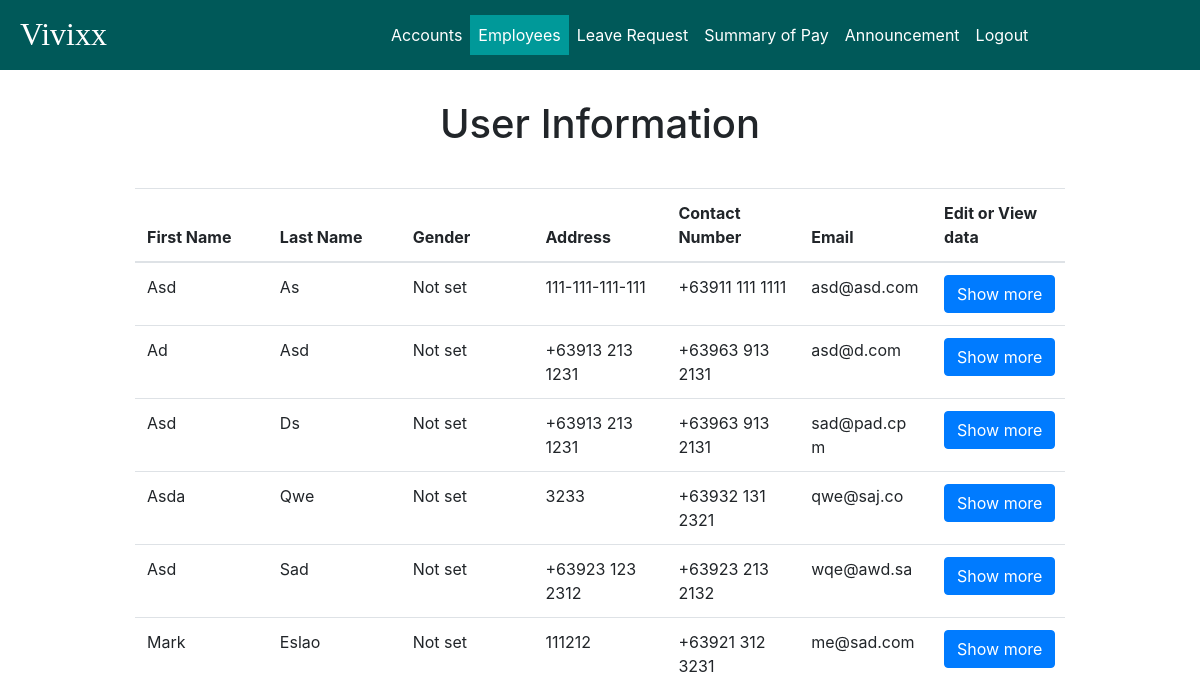
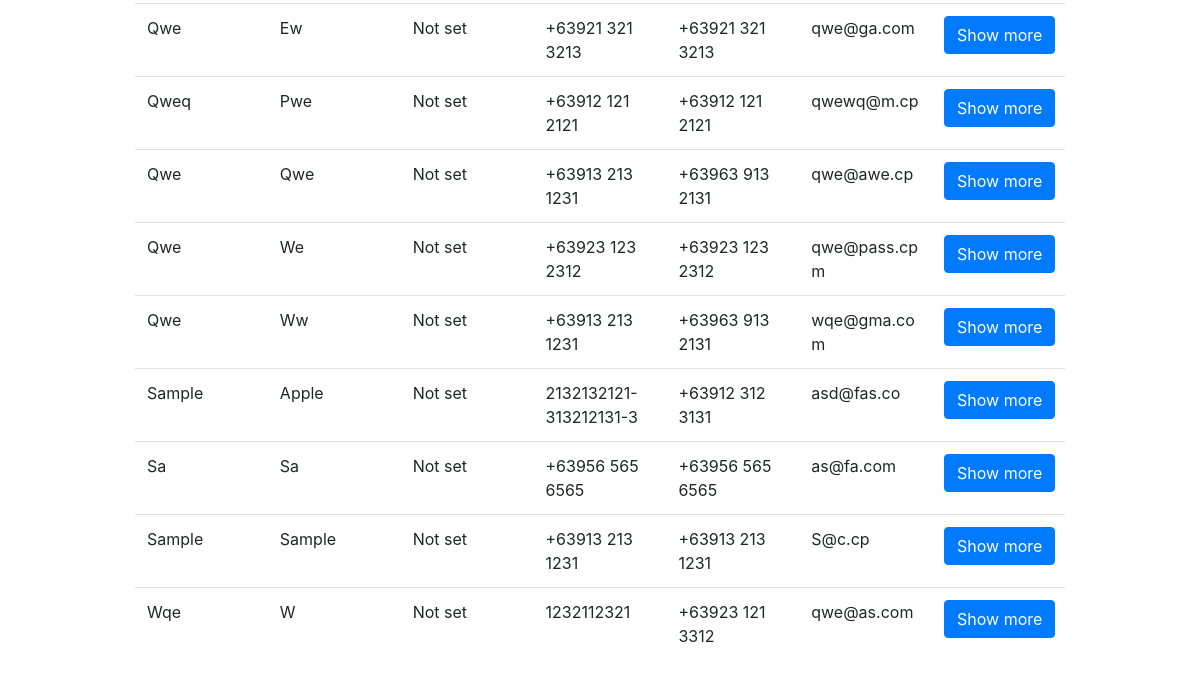
The app's page /admin/user_information/user_information.php (signed in), older data (2 pictures, top to bottom).
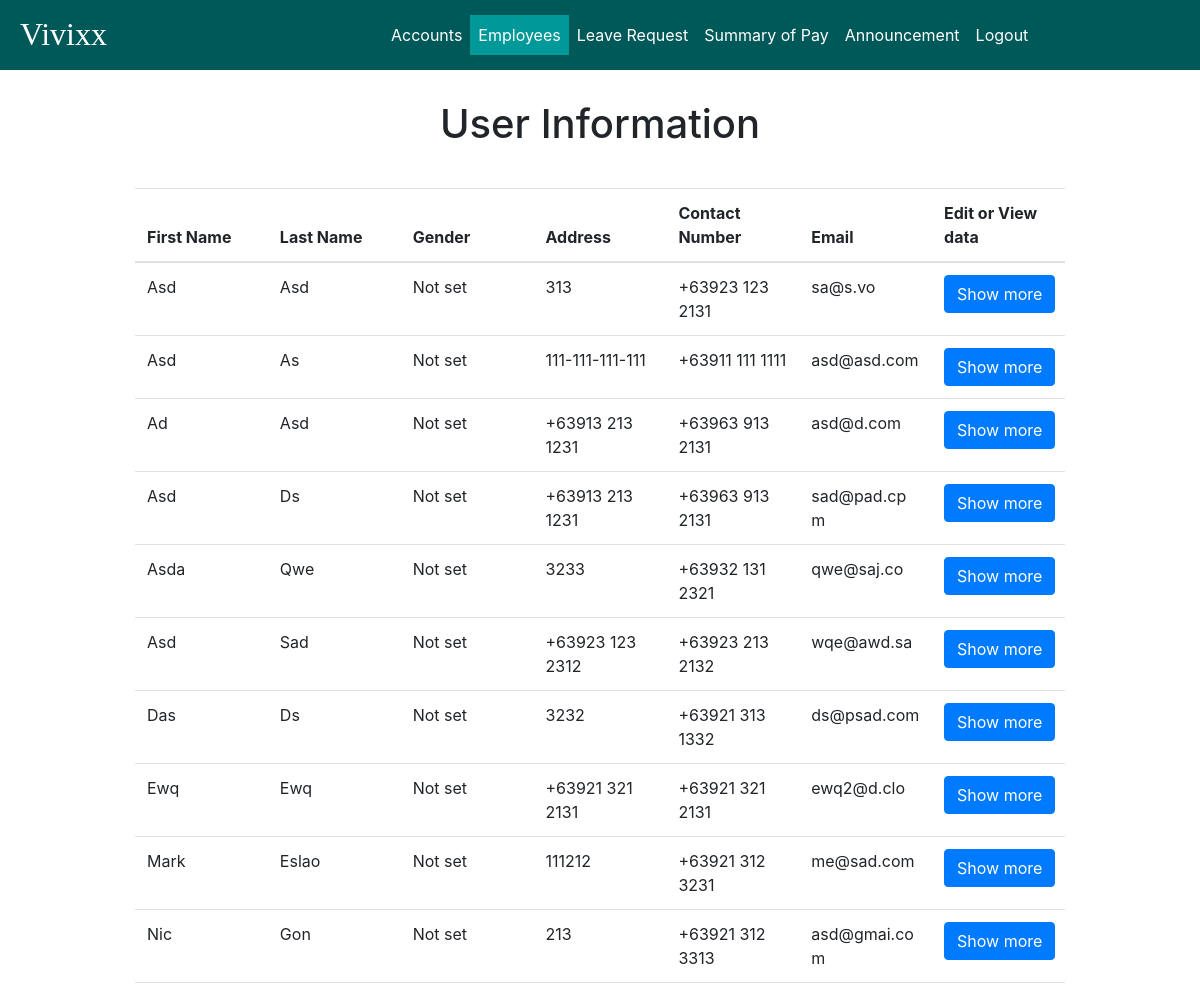
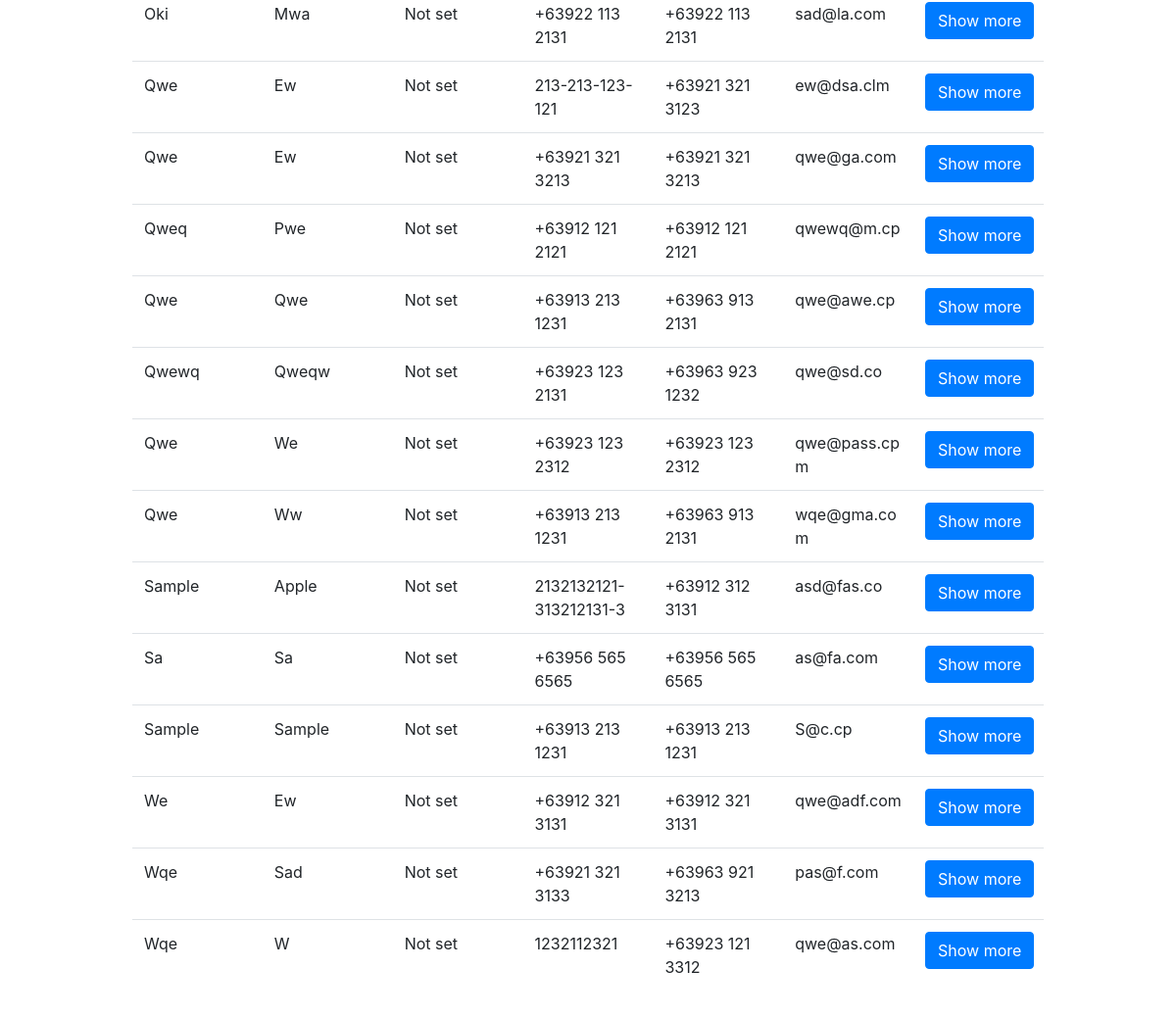
The same page, newer data (2 pictures, top to bottom).
### tables this page shows
CREATE TABLE `user_info` (
  `user_id` int(11) NOT NULL,
  `prof_image` mediumblob,
  `signature` mediumblob,
  `first_name` varchar(45) DEFAULT NULL,
  `middle_name` varchar(45) DEFAULT NULL,
  `last_name` varchar(45) DEFAULT NULL,
  `birth_date` date DEFAULT NULL,
  `birth_place` varchar(45) DEFAULT NULL,
  `contact_number` varchar(45) DEFAULT NULL,
  `facebook_link` varchar(100) DEFAULT NULL,
  `gender` varchar(45) DEFAULT NULL,
  `height` varchar(45) DEFAULT NULL,
  `weight` int(3) DEFAULT NULL,
  `blood_type` enum('o','a','b','ab') DEFAULT NULL,
  `residential_address` varchar(45) DEFAULT NULL,
  `residential_zip` int(4) DEFAULT NULL,
  `residential_tel_no` varchar(45) DEFAULT NULL,
  `permanent_address` varchar(45) DEFAULT NULL,
  `permanent_zip` int(4) DEFAULT NULL,
  `permanent_tel_no` varchar(45) DEFAULT NULL,
  `citizenship` varchar(45) DEFAULT NULL,
  `civil_status` varchar(45) DEFAULT NULL,
  `sss_no` varchar(45) DEFAULT NULL,
  `tin` varchar(45) DEFAULT NULL,
  `philhealth_no` varchar(45) DEFAULT NULL,
  `pagibig_id_no` varchar(45) DEFAULT NULL,
  PRIMARY KEY (`user_id`),
  UNIQUE KEY `user_id_UNIQUE` (`user_id`),
  CONSTRAINT `user_id` FOREIGN KEY (`user_id`) REFERENCES `user` (`user_id`) ON DELETE CASCADE ON UPDATE CASCADE
);

CREATE TABLE `user` (
  `username` varchar(45) NOT NULL,
  `user_id` int(11) NOT NULL AUTO_INCREMENT,
  `email` varchar(45) NOT NULL,
  `password` varchar(255) NOT NULL,
  `date_registered` date NOT NULL,
  `status` enum('enabled','disabled') DEFAULT 'enabled',
  `type` enum('admin','user') DEFAULT 'user',
  PRIMARY KEY (`username`),
  UNIQUE KEY `user_id_UNIQUE` (`user_id`),
  UNIQUE KEY `username_UNIQUE` (`username`)
);

### admin/user_information/user_information.php (the view, shortened to what this page needs)
<!DOCTYPE html>
<html>
<head>
	<link rel="stylesheet" href="../../style/bootstrap/bootstrap.min.css">
	<link type="text/css" rel="stylesheet" href="../style/style.css" media="screen, projection">
    <link rel="stylesheet" href="../style/datatables.css">
</head>
<body>
	<div id="wrapper">
		<nav class="navbar fixed-top navbar-expand-lg navbar-dark" id="navigation-bar">
			<a href="../accounts/accounts_status.php" class="navbar-brand">Vivixx</a>
			<div class="collapse navbar-collapse" id="navbar-content">
				<ul class="navbar-nav">
					<li class="nav-item">
						<a class="nav-link" href="../accounts/accounts_status.php">Accounts</a>
					</li>
					<li class="nav-item active">
						<a class="nav-link" href="../user_information/user_information.php">Employees</a>
					</li>
					<li class="nav-item">
						<a class="nav-link" href="../leave_request/leave_requests.php">Leave Request</a>
					</li>
					<li class="nav-item">
						<a class="nav-link" href="../payslip.php">Summary of Pay</a>
					</li>
					<li class="nav-item">
						<a class="nav-link" href="../announcements/announcement.php">Announcement</a>
					</li>
					<li class="nav-item">
						<a class="nav-link logout" href="../utilities/logout.php">Logout</a>
					</li>
				</ul>
			</div>
		</nav>
		<div class="user-content container-fluid">
			<div class="text-center">
				<h1>User Information</h1>
			</div>
			<div style="margin: 5vh 15vh;">
				<table class="table" id="table">
					<thead>
						<tr>
							<th>First Name</th>
							<th>Last Name</th>
							<th>Gender</th>
							<th>Address</th>
							<th>Contact Number</th>
							<th>Email</th>
							<th>Edit or View data</th>
						</tr>
					</thead>
					<?php
					include '../../utilities/session.php';
					$sql = "SELECT * FROM user_info NATURAL JOIN user WHERE type='user' and
						(birth_place is not null and birth_place is not null and contact_number is not null and gender is not null and height is not null
						and weight is not null and blood_type is not null and residential_address is not null and residential_zip is not null and
						residential_tel_no is not null and permanent_address is not null and permanent_zip is not null and permanent_tel_no is not null
						and citizenship is not null and civil_status is not null and sss_no is not null and tin is not null and philhealth_no and
						pagibig_id_no is not null)";
					$result = $connect->query($sql);
					if($result-> num_rows > 0){
						while($row = $result->fetch_assoc()){
							if($row["gender"] === "m"){
								$gender = "Male";
							}else if($row["gender"] === "f"){
								$gender = "Female";
							}else{
								$gender = "Not set";
							}
							if(!isset($row["residential_address"])){
								$address = "Not set";
							}else{
								$address = $row["residential_address"];
							}
							if(!isset($row["contact_number"])){
								$contact = "Not set";
							}else{
								$contact = $row["contact_number"];
							}
							$show = "
							<input name='show' value='show' style='display: none;'>
							<a href='view_information.php?user_id=".$row['user_id'].
								"& fname=".$row['first_name']."& mname=".$row['middle_name'] .
								"& lname=" .$row['last_name'] ."' class='show btn btn-primary'>Show more</a>";
							echo "
							<tr>
							<td>" . ucwords($row['first_name']) . "</td>
							<td>" . ucwords($row['last_name']) . "</td>
							<td>" . $gender . "</td>
							<td>" . $address . "</td>
							<td>" . $contact . "</td>
							<td>" . $row['email'] . "</td>
							<td>" . $show ."</td>
							</tr>";
						}
					}
					?>
				</table>
			</div>
		</div>
	</div>
</body>
</html>

Row changes from the older to the newer data that the page shows:
added user_info: first_name "Asd", last_name "Asd", gender "Not set", residential_address "313", contact_number "+63923 123 2131", user.email "sa@s.vo"
added user_info: first_name "Das", last_name "Ds", gender "Not set", residential_address "3232", contact_number "+63921 313 1332", user.email "ds@psad.com"
added user_info: first_name "Ewq", last_name "Ewq", gender "Not set", residential_address "+63921 321 2131", contact_number "+63921 321 2131", user.email "ewq2@d.clo"
added user_info: first_name "Nic", last_name "Gon", gender "Not set", residential_address "213", contact_number "+63921 312 3313", user.email "asd@gmai.com"
added user_info: first_name "Oki", last_name "Mwa", gender "Not set", residential_address "+63922 113 2131", contact_number "+63922 113 2131", user.email "sad@la.com"
added user_info: first_name "Qwe", last_name "Ew", gender "Not set", residential_address "213-213-123-121", contact_number "+63921 321 3123", user.email "ew@dsa.clm"
added user_info: first_name "Qwewq", last_name "Qweqw", gender "Not set", residential_address "+63923 123 2131", contact_number "+63963 923 1232", user.email "qwe@sd.co"
added user_info: first_name "We", last_name "Ew", gender "Not set", residential_address "+63912 321 3131", contact_number "+63912 321 3131", user.email "qwe@adf.com"
added user_info: first_name "Wqe", last_name "Sad", gender "Not set", residential_address "+63921 321 3133", contact_number "+63963 921 3213", user.email "pas@f.com"
